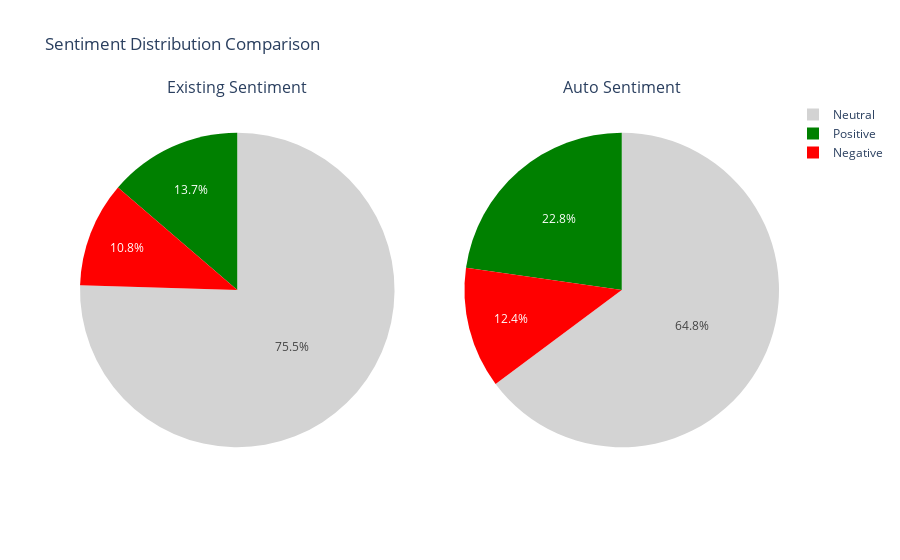

Here is the notebook cell this chart was saved with:
### Markdown cell above
## Challenge 2: Sentiment Analysis (Core Analytics)

Time Allocation: 1-1.5 hours

### Code cell
# Analyse existing Sentiment column
if "Sentiment" in df.columns:
    # Replace NaN with a label "Missing" just for plotting
    df_plot = df.copy()
    df_plot["Sentiment"] = df_plot["Sentiment"].fillna("Missing")

    sentiment_counts = df_plot["Sentiment"].value_counts()
    print("Existing sentiment counts:")
    print(sentiment_counts)

    # Define custom colours (including Missing)
    sentiment_colors = {
        "Positive": "green",
        "Negative": "red",
        "Neutral": "lightgray",
        "Missing": "orange"
    }

    # Visualise distribution
    plt.figure(figsize=(6, 4))
    sns.countplot(
        data=df_plot,
        x="Sentiment",
        order=sentiment_counts.index,
        palette=sentiment_colors
    )
    plt.title("Distribution of Existing Sentiment")
    plt.show()

# Use TextBlob to analyse Headlines
def get_sentiment(text):
    if not isinstance(text, str):
        return "Neutral"
    polarity = TextBlob(text).sentiment.polarity
    if polarity > 0.05:
        return "Positive"
    elif polarity < -0.05:
        return "Negative"
    else:
        return "Neutral"

df["Auto_Sentiment"] = df["Headline"].apply(get_sentiment)


# Compare Auto vs Existing Sentiment

if "Sentiment" in df.columns:
    comparison = pd.crosstab(df["Sentiment"], df["Auto_Sentiment"])
    print("\nComparison between existing and auto sentiment:")
    print(comparison)

    # Visualise with heatmap
    plt.figure(figsize=(6, 4))
    sns.heatmap(comparison, annot=True, cmap="Blues", fmt="d")
    plt.title("Comparison of Sentiment vs Auto_Sentiment")
    matplotlib_figs.append(plt.gcf())
    plt.show()
    

# -----------------------------
# Extra: Visualise Auto Sentiment Distribution
# -----------------------------
from plotly.subplots import make_subplots
import plotly.graph_objects as go

# -----------------------------
import plotly.graph_objects as go
from plotly.subplots import make_subplots

# Define colour mapping
sentiment_colors = {
    "Negative": "red",
    "Positive": "green",
    "Neutral": "lightgray"
}

# -----------------------------
# Pie Charts for Sentiment Comparison
# -----------------------------
fig = make_subplots(
    rows=1, cols=2,
    subplot_titles=("Existing Sentiment", "Auto Sentiment"),
    specs=[[{"type": "domain"}, {"type": "domain"}]]
)

# Existing Sentiment (if available)
if "Sentiment" in df.columns:
    sentiment_counts = df["Sentiment"].value_counts()
    fig.add_trace(
        go.Pie(
            labels=sentiment_counts.index,
            values=sentiment_counts.values,
            name="Existing Sentiment",
            marker=dict(colors=[sentiment_colors.get(label, "lightgray") for label in sentiment_counts.index])
        ),
        row=1, col=1
    )

# Auto Sentiment
auto_counts = df["Auto_Sentiment"].value_counts()
fig.add_trace(
    go.Pie(
        labels=auto_counts.index,
        values=auto_counts.values,
        name="Auto Sentiment",
        marker=dict(colors=[sentiment_colors.get(label, "lightgray") for label in auto_counts.index])
    ),
    row=1, col=2
)

# Layout
fig.update_layout(
    title_text="Sentiment Distribution Comparison",
    showlegend=True
)

fig.show()
plotly_figs.append(fig)

### Figure 1 — Plotly figure (JSON) as saved in the notebook; plotly's stock layout.template omitted (floating-point values rounded to 4 significant figures)
{"data": [{"domain": {"x": [0, 0.45], "y": [0, 1]}, "labels": ["Neutral", "Positive", "Negative"], "marker": {"colors": ["lightgray", "green", "red"]}, "name": "Existing Sentiment", "type": "pie", "values": [523, 95, 75]}, {"domain": {"x": [0.55, 1], "y": [0, 1]}, "labels": ["Neutral", "Positive", "Negative"], "marker": {"colors": ["lightgray", "green", "red"]}, "name": "Auto Sentiment", "type": "pie", "values": [490, 172, 94]}], "layout": {"annotations": [{"font": {"size": 16}, "showarrow": false, "text": "Existing Sentiment", "x": 0.225, "xanchor": "center", "xref": "paper", "y": 1, "yanchor": "bottom", "yref": "paper"}, {"font": {"size": 16}, "showarrow": false, "text": "Auto Sentiment", "x": 0.775, "xanchor": "center", "xref": "paper", "y": 1, "yanchor": "bottom", "yref": "paper"}], "showlegend": true, "title": {"text": "Sentiment Distribution Comparison"}}}
